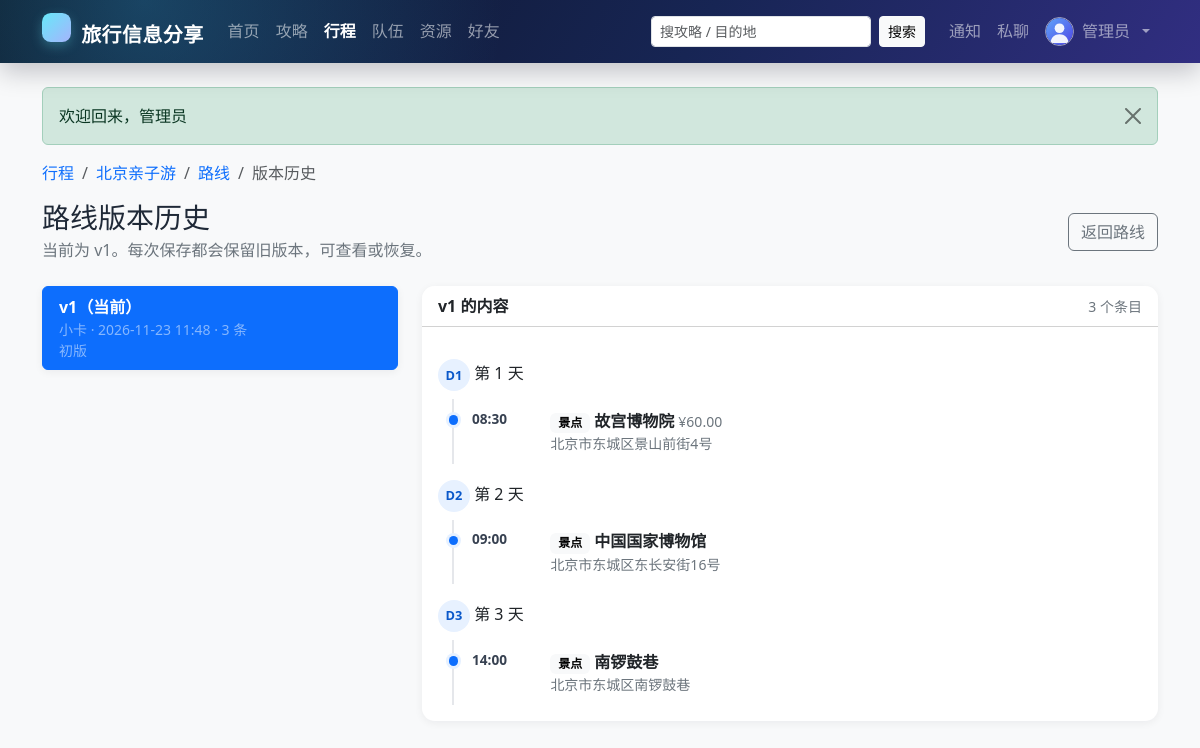
The app's page /route_history.php?trip_id=3 (signed in) with its own data.
### tables this page shows
CREATE TABLE `user` (
  `id`            INT UNSIGNED NOT NULL AUTO_INCREMENT COMMENT '用户ID',
  `username`      VARCHAR(50)  NOT NULL                COMMENT '登录名，唯一',
  `password_hash` VARCHAR(255) NOT NULL                COMMENT 'password_hash() 生成的密码散列',
  `nickname`      VARCHAR(50)  NOT NULL                COMMENT '昵称',
  `avatar`        VARCHAR(500) DEFAULT NULL             COMMENT '头像URL',
  `gender`        ENUM('unknown','male','female','other') NOT NULL DEFAULT 'unknown' COMMENT '性别',
  `email`         VARCHAR(100) DEFAULT NULL             COMMENT '邮箱，唯一（可为空）',
  `phone`         VARCHAR(20)  DEFAULT NULL             COMMENT '手机号',
  `intro`         VARCHAR(500) DEFAULT NULL             COMMENT '个人简介',
  `role`          ENUM('user','admin') NOT NULL DEFAULT 'user'   COMMENT '角色',
  `status`        ENUM('active','disabled') NOT NULL DEFAULT 'active' COMMENT '账号状态',
  `created_at`    DATETIME NOT NULL DEFAULT CURRENT_TIMESTAMP,
  `updated_at`    DATETIME NOT NULL DEFAULT CURRENT_TIMESTAMP ON UPDATE CURRENT_TIMESTAMP,
  PRIMARY KEY (`id`),
  UNIQUE KEY `uk_user_username` (`username`),
  UNIQUE KEY `uk_user_email` (`email`),
  KEY `idx_user_role_status` (`role`,`status`),
  KEY `idx_user_nickname` (`nickname`),
  CONSTRAINT `chk_user_username_len` CHECK (CHAR_LENGTH(`username`) BETWEEN 3 AND 50),
  CONSTRAINT `chk_user_nickname_len` CHECK (CHAR_LENGTH(`nickname`) BETWEEN 1 AND 50)
);

CREATE TABLE `trip` (
  `id`          INT UNSIGNED NOT NULL AUTO_INCREMENT,
  `owner_id`    INT UNSIGNED NOT NULL COMMENT '行程所有者',
  `title`       VARCHAR(100) NOT NULL,
  `destination` VARCHAR(100) NOT NULL,
  `start_date`  DATE NOT NULL,
  `end_date`    DATE NOT NULL,
  `budget`      DECIMAL(12,2) NOT NULL DEFAULT 0.00,
  `cover`       VARCHAR(500) DEFAULT NULL,
  `description` VARCHAR(1000) DEFAULT NULL,
  `visibility`  ENUM('private','team','public') NOT NULL DEFAULT 'private',
  `status`      ENUM('planning','ongoing','finished') NOT NULL DEFAULT 'planning',
  `created_at`  DATETIME NOT NULL DEFAULT CURRENT_TIMESTAMP,
  `updated_at`  DATETIME NOT NULL DEFAULT CURRENT_TIMESTAMP ON UPDATE CURRENT_TIMESTAMP,
  PRIMARY KEY (`id`),
  KEY `idx_trip_owner` (`owner_id`,`status`),
  KEY `idx_trip_destination` (`destination`),
  KEY `idx_trip_start` (`start_date`),
  CONSTRAINT `fk_trip_owner` FOREIGN KEY (`owner_id`) REFERENCES `user` (`id`) ON DELETE RESTRICT ON UPDATE CASCADE,
  CONSTRAINT `chk_trip_dates`  CHECK (`end_date` >= `start_date`),
  CONSTRAINT `chk_trip_budget` CHECK (`budget` >= 0)
);

CREATE TABLE `route` (
  `id`              INT UNSIGNED NOT NULL AUTO_INCREMENT,
  `trip_id`         INT UNSIGNED NOT NULL,
  `title`           VARCHAR(100) NOT NULL DEFAULT '行程路线',
  `current_version` INT UNSIGNED NOT NULL DEFAULT 1 COMMENT '当前版本号，乐观锁',
  `updated_by`      INT UNSIGNED NOT NULL COMMENT '最后更新人',
  `created_at`      DATETIME NOT NULL DEFAULT CURRENT_TIMESTAMP,
  `updated_at`      DATETIME NOT NULL DEFAULT CURRENT_TIMESTAMP ON UPDATE CURRENT_TIMESTAMP,
  PRIMARY KEY (`id`),
  UNIQUE KEY `uk_route_trip` (`trip_id`),
  KEY `idx_route_updated_by` (`updated_by`),
  CONSTRAINT `fk_route_trip`       FOREIGN KEY (`trip_id`)    REFERENCES `trip` (`id`) ON DELETE CASCADE ON UPDATE CASCADE,
  CONSTRAINT `fk_route_updated_by` FOREIGN KEY (`updated_by`) REFERENCES `user` (`id`) ON DELETE RESTRICT ON UPDATE CASCADE,
  CONSTRAINT `chk_route_version` CHECK (`current_version` >= 1)
);

CREATE TABLE `route_version` (
  `route_id`   INT UNSIGNED NOT NULL,
  `version_no` INT UNSIGNED NOT NULL,
  `editor_id`  INT UNSIGNED NOT NULL,
  `remark`     VARCHAR(255) DEFAULT NULL COMMENT '保存备注',
  `created_at` DATETIME NOT NULL DEFAULT CURRENT_TIMESTAMP,
  PRIMARY KEY (`route_id`,`version_no`),
  KEY `idx_route_version_editor` (`editor_id`),
  CONSTRAINT `fk_route_version_route`  FOREIGN KEY (`route_id`)  REFERENCES `route` (`id`) ON DELETE CASCADE ON UPDATE CASCADE,
  CONSTRAINT `fk_route_version_editor` FOREIGN KEY (`editor_id`) REFERENCES `user` (`id`)  ON DELETE RESTRICT ON UPDATE CASCADE,
  CONSTRAINT `chk_route_version_no` CHECK (`version_no` >= 1)
);

CREATE TABLE `route_item` (
  `id`         INT UNSIGNED NOT NULL AUTO_INCREMENT,
  `route_id`   INT UNSIGNED NOT NULL,
  `version_no` INT UNSIGNED NOT NULL,
  `day_no`     TINYINT UNSIGNED NOT NULL COMMENT '第几天',
  `seq`        SMALLINT UNSIGNED NOT NULL COMMENT '当天顺序',
  `item_type`  ENUM('spot','food','hotel','traffic','other') NOT NULL DEFAULT 'spot',
  `title`      VARCHAR(100) NOT NULL,
  `address`    VARCHAR(255) DEFAULT NULL,
  `start_time` TIME DEFAULT NULL,
  `end_time`   TIME DEFAULT NULL,
  `cost`       DECIMAL(10,2) NOT NULL DEFAULT 0.00,
  `remark`     VARCHAR(500) DEFAULT NULL,
  `created_at` DATETIME NOT NULL DEFAULT CURRENT_TIMESTAMP,
  PRIMARY KEY (`id`),
  UNIQUE KEY `uk_route_item_seq` (`route_id`,`version_no`,`day_no`,`seq`),
  KEY `idx_route_item_version` (`route_id`,`version_no`,`day_no`),
  CONSTRAINT `fk_route_item_version` FOREIGN KEY (`route_id`,`version_no`)
    REFERENCES `route_version` (`route_id`,`version_no`) ON DELETE CASCADE ON UPDATE CASCADE,
  CONSTRAINT `chk_route_item_day`  CHECK (`day_no` >= 1),
  CONSTRAINT `chk_route_item_seq`  CHECK (`seq` >= 1),
  CONSTRAINT `chk_route_item_cost` CHECK (`cost` >= 0)
);

### public/route_history.php (the view, shortened to what the rows shown need)
<?php
$tripId = (int) query('trip_id');
$trip = db_one('SELECT * FROM `trip` WHERE `id` = ? LIMIT 1', [$tripId]);
$me = current_user();
$route = db_one('SELECT * FROM `route` WHERE `trip_id` = ? LIMIT 1', [$tripId]);
$versions = db_all(
    'SELECT rv.*, u.`nickname` AS `editor_nickname`,
            (SELECT COUNT(*) FROM `route_item` ri WHERE ri.`route_id` = rv.`route_id` AND ri.`version_no` = rv.`version_no`) AS `item_count`
     FROM `route_version` rv LEFT JOIN `user` u ON u.`id` = rv.`editor_id`
     WHERE rv.`route_id` = ? ORDER BY rv.`version_no` DESC',
    [(int) $route['id']]
);
$selected = (int) query('version', (string) $route['current_version']);
$items = db_all(
    'SELECT * FROM `route_item` WHERE `route_id` = ? AND `version_no` = ? ORDER BY `day_no`, `seq`',
    [(int) $route['id'], $selected]
);
$days = [];
foreach ($items as $item) {
    $days[(int) $item['day_no']][] = $item;
}
$typeLabels = ['spot' => '景点', 'food' => '美食', 'hotel' => '住宿', 'traffic' => '交通', 'other' => '其他'];
require APP_ROOT . '/app/views/header.php';
?>
<nav aria-label="breadcrumb">
    <ol class="breadcrumb small">
        <li class="breadcrumb-item"><a href="<?= e(url('/trip.php?id=' . $tripId)) ?>"><?= e(excerpt($trip['title'], 20)) ?></a></li>
    </ol>
</nav>
<div class="d-flex flex-column flex-sm-row justify-content-between align-items-sm-center gap-2 mb-4">
    <div>
        <h1 class="h3 mb-1">路线版本历史</h1>
        <p class="text-secondary mb-0">当前为 v<?= (int) $route['current_version'] ?>。每次保存都会保留旧版本，可查看或恢复。</p>
    </div>
</div>
<div class="row g-4">
    <div class="col-lg-4">
        <div class="list-group shadow-sm">
            <?php foreach ($versions as $version): ?>
                <?php $isCurrent = (int) $version['version_no'] === (int) $route['current_version']; ?>
                <div class="list-group-item<?= (int) $version['version_no'] === $selected ? ' active' : '' ?>">
                    <div class="d-flex justify-content-between align-items-start gap-2">
                        <div>
                            <a class="fw-semibold<?= (int) $version['version_no'] === $selected ? ' text-white' : '' ?>" href="<?= e(url('/route_history.php?trip_id=' . $tripId . '&version=' . (int) $version['version_no'])) ?>">v<?= (int) $version['version_no'] ?><?= $isCurrent ? '（当前）' : '' ?></a>
                            <div class="small <?= (int) $version['version_no'] === $selected ? 'text-white-50' : 'text-secondary' ?>">
                                <?= e($version['editor_nickname'] ?? '未知') ?> · <?= e(format_dt($version['created_at'])) ?> · <?= (int) $version['item_count'] ?> 条
                            </div>
                            <?php if (!empty($version['remark'])): ?><div class="small <?= (int) $version['version_no'] === $selected ? 'text-white-50' : 'text-secondary' ?>"><?= e($version['remark']) ?></div><?php endif; ?>
                        </div>
                    </div>
                </div>
            <?php endforeach; ?>
        </div>
    </div>
    <div class="col-lg-8">
        <div class="card border-0 shadow-sm">
            <div class="card-header bg-white d-flex justify-content-between align-items-center">
                <span class="fw-semibold">v<?= $selected ?> 的内容</span>
                <span class="small text-secondary"><?= count($items) ?> 个条目</span>
            </div>
            <div class="card-body">
                <?php foreach ($days as $dayNo => $dayItems): ?>
                    <h2 class="h6 mt-3"><span class="route-day-badge">D<?= (int) $dayNo ?></span> 第 <?= (int) $dayNo ?> 天</h2>
                    <div class="route-timeline">
                        <?php foreach ($dayItems as $item): ?>
                            <div class="route-item">
                                <div class="route-time"><?= e($item['start_time'] !== null ? substr((string) $item['start_time'], 0, 5) : '—') ?></div>
                                <div>
                                    <span class="badge text-bg-light"><?= e($typeLabels[$item['item_type']] ?? $item['item_type']) ?></span>
                                    <strong><?= e($item['title']) ?></strong>
                                    <?php if ((float) $item['cost'] > 0): ?><span class="small text-secondary">¥<?= money($item['cost']) ?></span><?php endif; ?>
                                    <?php if (!empty($item['address'])): ?><div class="small text-secondary"><?= e($item['address']) ?></div><?php endif; ?>
                                </div>
                            </div>
                        <?php endforeach; ?>
                    </div>
                <?php endforeach; ?>
            </div>
        </div>
    </div>
</div>
<?php require APP_ROOT . '/app/views/footer.php'; ?>

### app/views/header.php (shortened to what the rows shown need)
<?php
$me = current_user();
?>
<!doctype html>
<html lang="zh-CN">
<head>
    <link rel="stylesheet" href="<?= e(url('/assets/bootstrap.min.css')) ?>">
    <link rel="stylesheet" href="<?= e(url('/assets/style.css')) ?>">
</head>
<body class="d-flex flex-column min-vh-100 bg-body-tertiary">
<nav class="navbar navbar-expand-lg navbar-dark app-navbar sticky-top">
    <div class="container">
        <div class="collapse navbar-collapse" id="mainNav">
            <ul class="navbar-nav align-items-lg-center">
                <?php if ($me !== null): ?>
                    <li class="nav-item">
                        <a class="nav-link position-relative" href="<?= e(url('/notifications.php')) ?>" title="通知">
                            通知
                        </a>
                    </li>
                    <li class="nav-item">
                        <a class="nav-link position-relative" href="<?= e(url('/messages.php')) ?>" title="私聊">
                            私聊
                        </a>
                    </li>
                    <li class="nav-item dropdown">
                        <a class="nav-link dropdown-toggle d-flex align-items-center gap-2" href="#" role="button" data-bs-toggle="dropdown" aria-expanded="false">
                            <img src="<?= e(avatar_url($me['avatar'])) ?>" alt="" class="rounded-circle nav-avatar">
                            <span><?= e($me['nickname']) ?></span>
                        </a>
                    </li>
                <?php else: ?>
                    <li class="nav-item"><a class="nav-link" href="<?= e(url('/login.php')) ?>">登录</a></li>
                    <li class="nav-item"><a class="btn btn-sm btn-light ms-lg-2" href="<?= e(url('/register.php')) ?>">注册</a></li>
                <?php endif; ?>
            </ul>
        </div>
    </div>
</nav>
<main class="container py-4 flex-grow-1">

### records on screen
user: nickname "管理员"
trip: title "北京亲子游"
route: current_version "1"
route_version: version_no "1", shows "（当前）", editor.nickname "小卡", created_at "2026-11-23 11:48", item_count "3", remark "初版"
route_item: start_time "08:30", item_type "景点", title "故宫博物院", cost "60.00", address "北京市东城区景山前街4号"
route_item: start_time "09:00", item_type "景点", title "中国国家博物馆", address "北京市东城区东长安街16号"
route_item: start_time "14:00", item_type "景点", title "南锣鼓巷", address "北京市东城区南锣鼓巷"

### other values on screen
$item['message'] "欢迎回来，管理员"
count($items) "3"
$dayNo "1"
$dayNo "2"
$dayNo "3"
